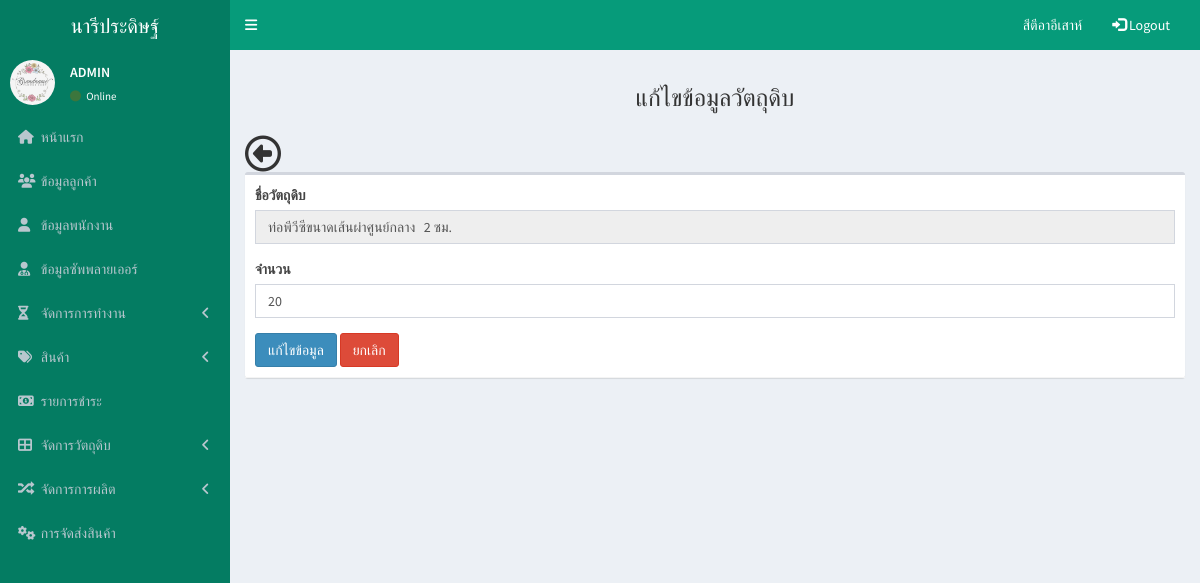
The page /pages/meterial/meterial_form_update.php?txtid=6 (signed in) on the database its author committed.
### tables this page shows
CREATE TABLE `material` (
  `material_id` int(10) NOT NULL,
  `material_name` varchar(50) NOT NULL,
  `Import_amount` int(7) NOT NULL
);

### pages/meterial/meterial_form_update.php (the view, shortened to what this page needs)
<!DOCTYPE html>
<html lang="en">
<head>
    <link rel="stylesheet" href="../../bower_components/bootstrap/dist/css/bootstrap.min.css">
    <link rel="stylesheet" href="../../bower_components/font-awesome/css/font-awesome.min.css">
    <link rel="stylesheet" href="../../bower_components/Ionicons/css/ionicons.min.css">
    <link rel="stylesheet" href="../../dist/css/AdminLTE.min.css">
    <link rel="stylesheet" href="../../dist/css/skins/_all-skins.min.css">
</head>
<body class="hold-transition skin-blue sidebar-mini">
    <div class="wrapper">
        <header class="main-header">
            <a href="../admin/admin.php" class="logo">
                <span class="logo-lg">นารีประดิษฐ์</span>
            </a>
            <?php
        include('../bar/navbar.php');
        include('../bar/sidebar.php');
        ?>
            <?php
                include("db.php");
                $material_id = $_REQUEST['txtid'];
                $sql = "SELECT * FROM material where material_id = '$material_id' ";
                $result = $conn->query($sql);
                $row = mysqli_fetch_assoc($result);
             ?>
            <div class="content-wrapper">
                <section class="content-header">
                <center><h3>  แก้ไขข้อมูลวัตถุดิบ</h3></center>
                </section>
                <section class="content">
                <i class="fa fa-arrow-circle-o-left" style="font-size:36px" onClick="history.go(-1);"></i>
                    <div class="box">
                        <div class="box-header with-border">
                            <form action="meterial_update.php?txtid=<?php echo $material_id; ?>" method="post" novalidate="novalidate">
                            <div class="form-group">
                                    <label for="material_name">ชื่อวัตถุดิบ</label>
                                    <input type="text" name="material_name" class="form-control" Readonly
                                        placeholder="ชื่อวัตถุดิบ" value="<?php  echo $row['material_name']?>">
                                </div>
                                <div class="form-group">
                                    <label for="Import_amount">จำนวน</label>
                                    <input type="text" name="Import_amount" class="form-control"
                                        placeholder="จำนวนเข้า" value="<?php  echo $row['Import_amount']?>">
                                </div>
                                <button type="submit" name="update" class="btn btn-primary">แก้ไขข้อมูล</button>
                                <button type="submit" name="delete" class="btn btn-danger"><a href="meterial_show.php"></a> ยกเลิก </button>
                            </form>
                        </div>
                    </div>
                </section>
            </div>
</body>
</html>

### rows shown on the page
material: material_name "ท่อพีวีซีขนาดเส้นผ่าศูนย์กลาง 2 ซม.", Import_amount "20"

### other values the page prints
$_SESSION["username"] "สีตีอาอีเสาห์"
